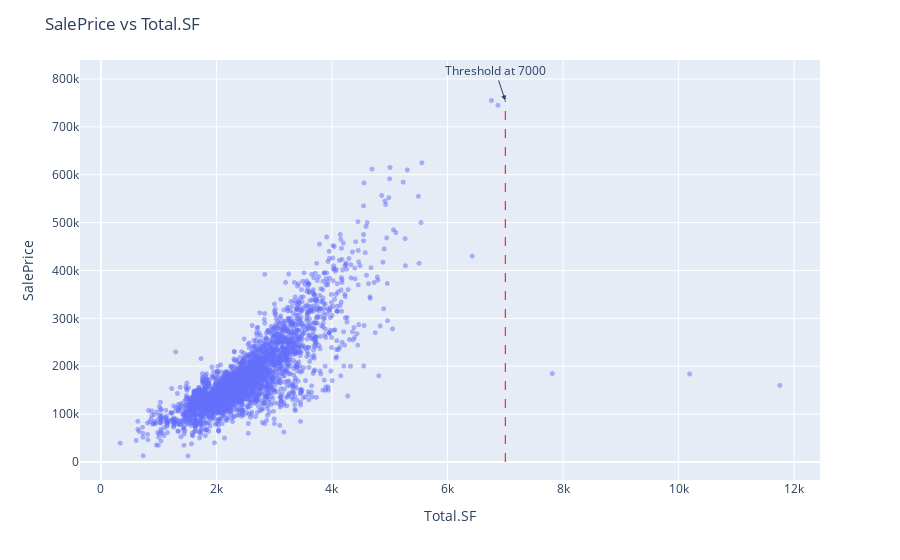

Write notebook code for a chart like this one.
### Code cell
fig = px.scatter(df, x='Total.SF', y='SalePrice')
fig.update_traces(marker=dict(size=5, opacity=0.5))
fig.update_layout(title='SalePrice vs Total.SF',
                  xaxis_title='Total.SF',
                  yaxis_title='SalePrice')
fig.add_shape(type="line",
                x0=7000, y0=0, x1=7000, y1=df['SalePrice'].max(),
                line=dict(color="red", width=1, dash="dash"))
fig.add_annotation(text="Threshold at 7000", x=7000, y=df['SalePrice'].max(), showarrow=True, arrowhead=2)

fig.show()

### Figure 1 — Plotly figure (JSON) as saved in the notebook; plotly's stock layout.template omitted (floating-point values rounded to 4 significant figures; data arrays with more than 128 entries replaced by an {"elided": "..."} marker saying what was removed)
{"data": [{"hovertemplate": "Total.SF=%{x}<br>SalePrice=%{y}<extra></extra>", "legendgroup": "", "marker": {"color": "#636efa", "opacity": 0.5, "size": 5, "symbol": "circle"}, "mode": "markers", "name": "", "showlegend": false, "type": "scattergl", "x": {"elided": "2930 int values"}, "xaxis": "x", "y": {"elided": "2930 int values"}, "yaxis": "y"}], "layout": {"annotations": [{"arrowhead": 2, "showarrow": true, "text": "Threshold at 7000", "x": 7000, "y": 755000}], "legend": {"tracegroupgap": 0}, "margin": {"t": 60}, "shapes": [{"line": {"color": "red", "dash": "dash", "width": 1}, "type": "line", "x0": 7000, "x1": 7000, "y0": 0, "y1": 755000}], "title": {"text": "SalePrice vs Total.SF"}, "xaxis": {"anchor": "y", "domain": [0, 1], "title": {"text": "Total.SF"}}, "yaxis": {"anchor": "x", "domain": [0, 1], "title": {"text": "SalePrice"}}}}
